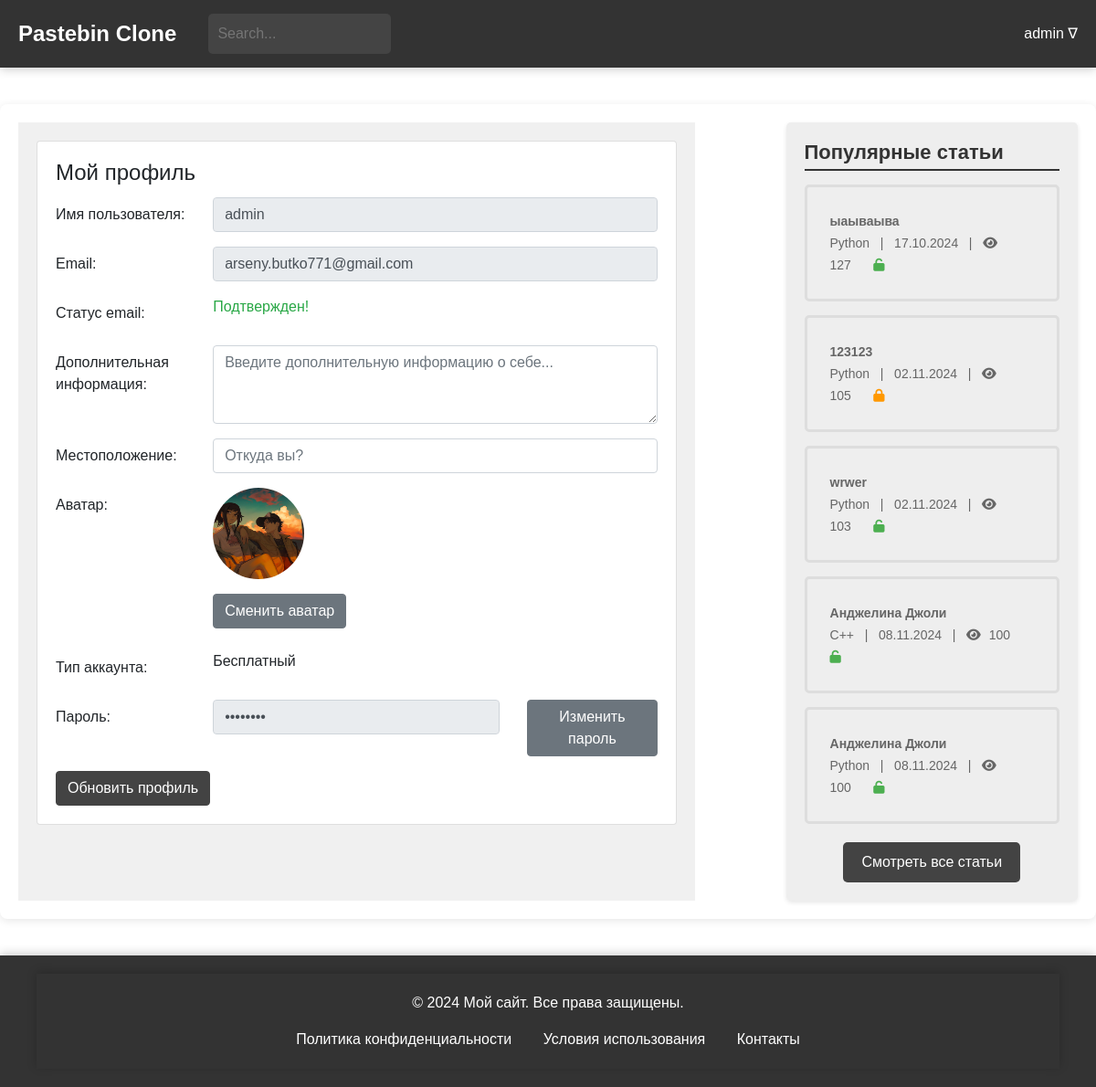
The app's page /users/profile/ (signed in) with its own data.
### users/models.py (models this page shows, shortened)
class CustomUser(AbstractUser):
    bio = models.TextField(blank=True, null=True)
    favorites = models.ManyToManyField('blog.Paste', related_name='favorited_by', blank=True)
    address = models.CharField(max_length=100, blank=True, null=True)
    avatar = models.ImageField(upload_to='avatars/', blank=True, null=True)
    groups = models.ManyToManyField(
        'auth.Group',
        related_name='customuser_set',
        blank=True
    )
    user_permissions = models.ManyToManyField(
        'auth.Permission',
        related_name='customuser_set',
        blank=True
    )
    class Meta:
        verbose_name = "Пользователь"
        verbose_name_plural = "Пользователи"

### blog/models.py (models this page shows, shortened)
class Paste(models.Model):
    ACCESS_STATUS_CHOICES = [
        (0, 'Private'),
        (1, 'Public'),
        (2, 'Draft'),
    ]
    TIME_LIVE_CHOICES = [
        (None, 'Никогда'),
        (timedelta(minutes=2), 'Через 2 минуты'),
        (timedelta(hours=1), 'Через 1 час'),
        (timedelta(days=1), 'Через 1 день'),
        (timedelta(weeks=1), 'Через 1 неделю'),
    ]
    title = models.CharField(max_length=200)
    content = models.TextField()
    author = models.ForeignKey(User, on_delete=models.CASCADE)
    created_at = models.DateTimeField(auto_now_add=True)
    updated_at = models.DateTimeField(auto_now=True)
    slug = models.UUIDField(default=uuid.uuid4, editable=False, unique=True)
    tags = models.ManyToManyField(Tag, related_name='posts')
    category = models.ForeignKey(Category, on_delete=models.SET_NULL, null=True)
    access_status = models.IntegerField(choices=ACCESS_STATUS_CHOICES, default=1)
    time_live = models.DurationField(null=True, blank=True)
    password = models.CharField(max_length=100, null=True, blank=True)
    is_delete_after_read = models.BooleanField(default=False)
    views_count = models.PositiveIntegerField(default=100)
    def get_formatted_created_at(self):
        return self.created_at.strftime('%d.%m.%Y')
    class Meta:
        verbose_name = 'Паста'
        verbose_name_plural = 'Паста'

class Category(models.Model):
    name = models.CharField(max_length=30, unique=True)
    parent = models.ForeignKey(
        'self',
        on_delete=models.CASCADE,
        null=True, blank=True,
        related_name='subcategories'
    )
    def __str__(self):
        return self.name
    class Meta:
        verbose_name = 'Категория'
        verbose_name_plural = 'Категории'

### users/views.py (the view)
# urls.py: path('profile/', views.profile, name='user-profile'),
def profile(request):
    popular_posts = Paste.objects.order_by('-views_count')[:5]
    return render(request, 'user_profile.html', {
        'popular_posts': popular_posts,
    })

### general/context_processors.py (called while the page is built)
def unread_counts(request):
    if request.user.is_authenticated:
        unread_messages_count = Messages.objects.filter(user=request.user, is_checked=False).count()
        unread_notifications_count = Notifications.objects.filter(user=request.user, is_checked=False).count()
    else:
        unread_messages_count = 0
        unread_notifications_count = 0
    return {
        'unread_messages_count': unread_messages_count,
        'unread_notifications_count': unread_notifications_count,
    }

### users/templates/user_profile.html (shortened to what this page needs)
{% extends 'blog/temps/base.html' %}
{% load static %}
{% block head %}
<link href="https://stackpath.bootstrapcdn.com/bootstrap/4.5.2/css/bootstrap.min.css" rel="stylesheet">
<link rel="stylesheet" href="https://cdnjs.cloudflare.com/ajax/libs/font-awesome/5.15.1/css/all.min.css">
<link rel="stylesheet" type="text/css" href="{% static 'css/user_profile.css' %}">
{% endblock %}
{% block content %}
<main>
    <div class="main-container">
        <div class="left-block">
            <div class="card">
                <div class="card-body">
                    <h4 class="card-title">Мой профиль</h4>
                    <form method="POST" action="{% url 'users:update-profile' %}" enctype="multipart/form-data">
                        <div class="form-group row">
                            <label for="username" class="col-sm-3 col-form-label">Имя пользователя:</label>
                            <div class="col-sm-9">
                                <input type="text" readonly class="form-control" id="username" name="username"
                                       value="{{ user.username }}">
                            </div>
                        </div>
                        <div class="form-group row">
                            <label for="email" class="col-sm-3 col-form-label">Email:</label>
                            <div class="col-sm-9">
                                <input type="email" readonly class="form-control" id="email" name="email"
                                       value="{{ user.email }}">
                            </div>
                        </div>
                        <div class="form-group row">
                            <label class="col-sm-3 col-form-label">Статус email:</label>
                            <div class="col-sm-9">
                                <span class="text-success">Подтвержден!</span>
                            </div>
                        </div>
                        <div class="form-group row">
                            <label for="bio" class="col-sm-3 col-form-label">Дополнительная
                                информация:</label>
                            <div class="col-sm-9">
                                <textarea class="form-control" id="bio" name="bio" rows="3"
                                          placeholder="Введите дополнительную информацию о себе...">{% if user.bio %}{{ user.bio }}{% endif %}</textarea>
                            </div>
                        </div>
                        <div class="form-group row">
                            <label for="address" class="col-sm-3 col-form-label">Местоположение:</label>
                            <div class="col-sm-9">
                                <input type="text" class="form-control" id="address" name="address"
                                       placeholder="Откуда вы?"
                                       {%if user.address%}value="{{ user.address }}" {% endif %}>
                            </div>
                        </div>
                        <div class="form-group row">
                            <label class="col-sm-3 col-form-label">Аватар:</label>
                            <div class="col-sm-9">
                                <img id="avatar-preview"
                                     src="{% if user.avatar %}{{ user.avatar.url }}{% else %}https://th.bing.com/th/id/OIP.0TsJGYhWWOy_hBFOH0hX-gHaHa?rs=1&pid=ImgDetMain{% endif %}"
                                     alt="Avatar" class="avatar">
                                <div class="mt-3">
                                    <label for="avatar-upload" class="btn btn-secondary">
                                        Сменить аватар
                                    </label>
                                </div>
                            </div>
                        </div>
                        <div class="form-group row">
                            <label class="col-sm-3 col-form-label">Тип аккаунта:</label>
                            <div class="col-sm-9">
                                <span>Бесплатный</span>
                            </div>
                        </div>
                        <div class="form-group row">
                            <label for="password" class="col-sm-3 col-form-label">Пароль:</label>
                            <div class="col-sm-6">
                                <input type="password" class="form-control" id="password" value="********" readonly>
                            </div>
                            <div class="col-sm-3">
                                <a href="{% url 'users:password-change' %}" class="btn btn-secondary">Изменить пароль</a>
                            </div>
                        </div>
                        <button type="submit" class="btn btn-primary">Обновить профиль</button>
                    </form>
                </div>
            </div>
        </div>
        {% include 'blog/temps/popular_posts.html' %}
    </div>
</main>
{% endblock %}

### blog/templates/blog/temps/header.html (shortened to what this page needs)
{% load static %}
<head>
    <link rel="stylesheet" type="text/css" href="{% static 'css/header.css' %}">
</head>
<header>
    <div class="header-container">
        <a href="{% url 'blog:index' %}" style='all: unset;'>
            <div class="header-logo">Pastebin Clone</div>
        </a>
        <div class="header-search">
            <form method="get" action="{% url 'blog:posts-check' %}">
                <input type="search" name="search" placeholder="Search..." value="{{ search_query }}">
            </form>
        </div>
        {% if request.user.is_authenticated %}
        <div class="header-auth">
            <span class="dropdown-toggle" style="margin-left: 10px; position: relative;">
                {{ request.user.username }} &#8711;
            </span>
        </div>
        {% else %}
        <div class="header-auth">
            <a href="{% url 'users:login' %}" class="auth-link">Log In /</a>
            <a href="{% url 'users:register' %}" class="auth-link">Sign In</a>
        </div>
        {% endif %}
    </div>
</header>

### blog/templates/blog/temps/popular_posts.html
{% load static %}
<head>
    <link rel="stylesheet" type="text/css" href="{% static 'css/popular_posts.css' %}">
    <link rel="stylesheet" href="https://cdnjs.cloudflare.com/ajax/libs/font-awesome/6.0.0-beta3/css/all.min.css">
</head>
<div class="right-block">
    <h2>Популярные статьи</h2>
    <ul>
        {% for popular_post in popular_posts %}
        <li>
            <a href="{% url 'blog:post-detail' popular_post.slug %}">
                <span class="article-title">{{popular_post.title}}</span>
                <br>
                <span class="article-meta">{{ popular_post.category }} &nbsp; | &nbsp; {{ popular_post.get_formatted_created_at }} &nbsp; |  &nbsp;
                                    <i class="fa fa-eye"></i> <span
                            class="view-count">{{popular_post.views_count}}</span></span>
                {% if popular_post.password %}
                <span><i class="fa fa-lock" aria-hidden="true" style="color: #FF9800;"></i></span>
                {% else %}
                <span><i class="fa fa-unlock" aria-hidden="true" style="color: #4CAF50;"></i></span>
                {% endif %}
            </a>
        </li>
        {% endfor %}
    </ul>
     <div class="all-posts-link">
        <a href="{% url 'blog:posts-check' %}">Смотреть все статьи</a>
    </div>
</div>

### users/static/css/user_profile.css (style rules this page uses)
body { margin: 0; padding: 0; font-family: Arial, sans-serif; }
.main-container { display: flex; justify-content: space-between; max-width: 1400px; margin: 40px auto; padding: 20px; box-shadow: 0 2px 10px rgba(0, 0, 0, 0.1); border-radius: 8px; background-color: #ffffff; }
.left-block { width: 70%; background-color: #f0f0f0; padding: 20px; margin-right: 50px; overflow-y: auto; flex-grow: 1; }
.right-block { width: 30%; background-color: #eeeeee; padding: 20px; height: auto; border-radius: 5px; margin-left: 50px; }
.right-block h2 { font-size: 22px; font-weight: bold; margin-bottom: 15px; color: #333; border-bottom: 2px solid #333333FF; padding-bottom: 5px; }
.right-block ul { list-style: none; padding: 0; margin: 0; }
.right-block li { margin-bottom: 15px; padding: 10px; border: 3px solid #ddd; border-radius: 5px; transition: background-color 0.3s; }
.right-block a { display: block; padding: 15px; color: #333; text-decoration: none; border-radius: 5px; transition: background-color 0.3s; }
.right-block span { font-size: 14px; color: #666; }
.right-block i { font-size: 14px; margin-right: 5px; }
.article-title { font-weight: bold; font-size: 34px; }
.view-count { margin-left: 0; }
.btn-primary { background-color: #434343; border-color: #434343; }
.avatar { width: 100px; height: 100px; object-fit: cover; border-radius: 50%; }

### blog/static/css/header.css (style rules this page uses)
header { width: 100%; background-color: #333; }
.header-container { color: #fff; padding: 15px 20px; display: flex; align-items: center; box-shadow: 0 2px 10px rgba(0, 0, 0, 0.2); max-width: 1400px; margin: 0 auto; }
.header-logo { font-size: 24px; font-weight: bold; margin-right: 15px; }
.header-search { flex-grow: 1; display: flex; margin-left: 20px; }
.header-search input[type="search"] { padding: 10px; border: none; border-radius: 5px; background-color: #444; color: #fff; transition: background-color 0.3s; width: 200px; }
.header-auth { display: flex; align-items: center; position: relative; }
.dropdown-toggle::after { display: none; }

### blog/static/css/popular_posts.css (style rules this page uses)
.right-block { width: 30%; background-color: #eeeeee; padding: 20px; border-radius: 5px; height: auto; box-shadow: 0 2px 5px rgba(0, 0, 0, 0.1); position: relative; }
.right-block h2 { font-size: 22px; font-weight: bold; margin-bottom: 15px; color: #333; border-bottom: 2px solid #333333FF; padding-bottom: 5px; }
.right-block ul { list-style: none; padding: 0; margin: 0; }
.right-block li { margin-bottom: 15px; padding: 10px; border: 3px solid #ddd; border-radius: 5px; transition: background-color 0.3s; }
.right-block a { display: block; padding: 15px; color: #333; text-decoration: none; border-radius: 5px; transition: background-color 0.3s; }
.right-block span { font-size: 14px; color: #666; }
.right-block i { font-size: 14px; margin-right: 5px; }
.view-count { margin-left: 0; }
.article-meta { margin-right: 20px; }
.all-posts-link { text-align: center; margin-top: 20px; }
.all-posts-link a { display: inline-block; background-color: #434343; color: white; padding: 10px 20px; border-radius: 5px; text-decoration: none; font-size: 16px; transition: background-color 0.3s ease; }

### blog/static/css/footer.css (style rules this page uses)
html, body { height: 100%; margin: 0; }
body { display: flex; flex-direction: column; }
main { flex: 1; }

### records on screen
CustomUser: user.username "admin", username "admin", email "arseny.butko771@gmail.com", avatar (picture)
Paste: title "ыаываыва", category "Python", get_formatted_created_at "17.10.2024", views_count "127"
Paste: title "123123", category "Python", get_formatted_created_at "02.11.2024", views_count "105"
Paste: title "wrwer", category "Python", get_formatted_created_at "02.11.2024", views_count "103"
Paste: title "Анджелина Джоли", category "С++", get_formatted_created_at "08.11.2024", views_count "100"
Paste: title "Анджелина Джоли", category "Python", get_formatted_created_at "08.11.2024", views_count "100"
